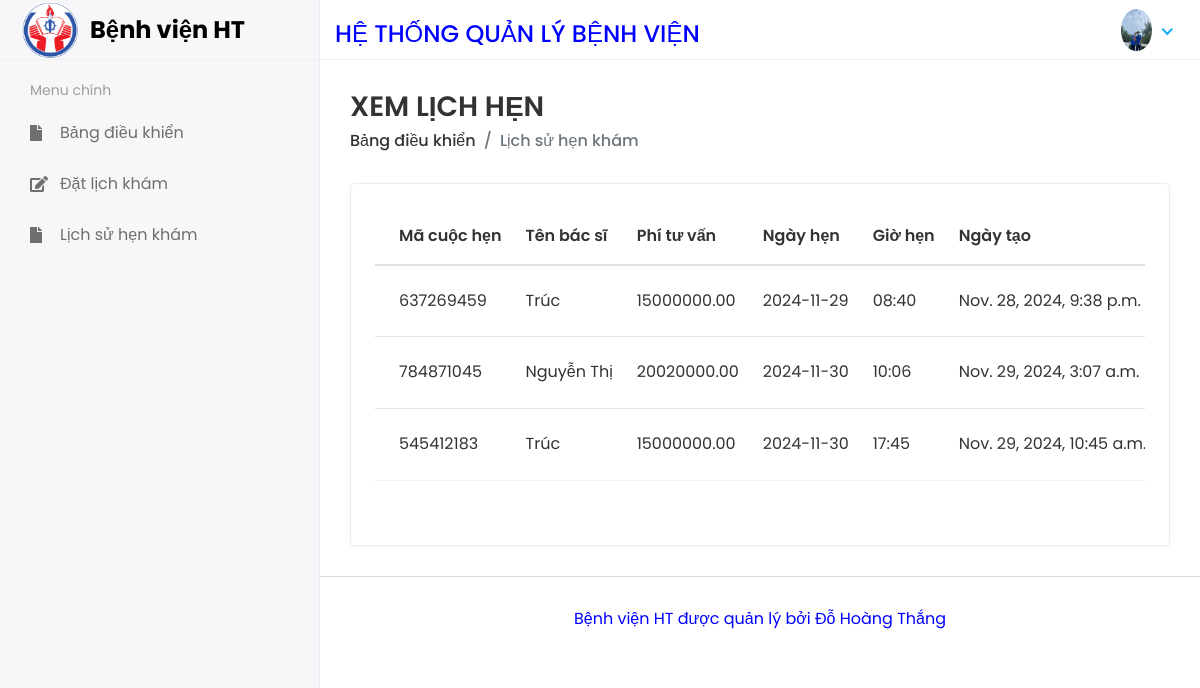
Page /ViewAppointmentHistory (signed in) on the committed database.
### hospital/models.py (models this page shows, shortened)
class CustomUser(AbstractUser):
    USER ={
        (1,'admin'),
        (2,'doc'),
    }
    user_type = models.CharField(choices=USER,max_length=50,default=1)
    profile_pic = models.ImageField(upload_to='media/profile_pic')

class Appointment(models.Model):
    appointmentnumber = models.IntegerField(default=0)
    spec_id = models.ForeignKey(Specialization, on_delete=models.CASCADE,default=0)
    pat_id = models.ForeignKey(PatientReg, on_delete=models.CASCADE,default=0)
    date_of_appointment = models.CharField(max_length=250)
    time_of_appointment = models.CharField(max_length=250)
    doctor_id = models.ForeignKey(DoctorReg, on_delete=models.CASCADE)
    additional_msg = models.TextField(blank=True)
    remark = models.CharField(max_length=250,default=0)
    status = models.CharField(default=0,max_length=200)
    created_at = models.DateTimeField(default=timezone.now)
    updated_at = models.DateTimeField(auto_now=True)

class DoctorReg(models.Model):
    admin = models.OneToOneField(CustomUser, on_delete=models.CASCADE, null=True, blank=True)
    fee = models.DecimalField(max_digits=10, decimal_places=2,default=0)
    mobilenumber = models.CharField(max_length=11)
    specialization_id = models.ForeignKey(Specialization, on_delete=models.CASCADE)
    regdate_at = models.DateTimeField(auto_now_add=True)
    updated_at = models.DateTimeField(auto_now=True)

### hospital_management/userviews.py (the view)
# urls.py: path('ViewAppointmentHistory', userviews.View_Appointment_History, name='view_appointment_history'),
def View_Appointment_History(request):
    pat_reg = request.user
    pat_admin = PatientReg.objects.get(admin=pat_reg)
    userapptdetails = Appointment.objects.filter(pat_id=pat_admin)
    context = {
        'vah':userapptdetails
    }
    return render(request, 'user/appointment-history.html', context)

### templates/user/appointment-history.html (shortened to what this page needs)
{% extends 'base.html' %} {% block content %}
<div class="content container-fluid">
  <div class="page-header">
    <div class="row align-items-center">
      <div class="col">
        <h3 class="page-title">XEM LỊCH HẸN</h3>
        <ul class="breadcrumb">
          <li class="breadcrumb-item">
            <a href="{% url 'userhome' %}">Bảng điều khiển</a>
          </li>
          <li class="breadcrumb-item active">Lịch sử hẹn khám</li>
        </ul>
      </div>
    </div>
  </div>
  <div class="row">
    <div class="col-sm-12">
      <div class="card card-table">
        <div class="card-body">
           {% if vah %}
          <div class="table-responsive">
            <table class="table table-hover table-center mb-0 datatable">
              <thead>
                <tr>
                  <th>Mã cuộc hẹn</th>
                  <th>Tên bác sĩ</th>
                  <th>Phí tư vấn</th>
                  <th>Ngày hẹn</th>
                  <th>Giờ hẹn</th>
                  <th>Ngày tạo</th>
                </tr>
              </thead>
              <tbody>
                {% for appointment in vah %}
                <tr>
                  <td>{{ appointment.appointmentnumber }}</td>
                  <td>{{ appointment.doctor_id.admin.first_name }}</td>
                  <td>{{ appointment.doctor_id.fee }}</td>
                  <td>{{ appointment.date_of_appointment }}</td>
                  <td>{{ appointment.time_of_appointment }}</td>
                  <td>{{ appointment.created_at }}</td>
                </tr>
                {% endfor %}
              </tbody>
            </table>
            {% else %}
            <p>Không có lịch sử cuộc hẹn.</p>
            {% endif %}
            <div
              class="pagination"
              style="
                padding-top: 20px;
                padding-bottom: 20px;
                text-align: center;
              "
            >
            </div>
          </div>
        </div>
      </div>
    </div>
  </div>
</div>
{% endblock %}

### templates/base.html (shortened to what this page needs)
<!DOCTYPE html>
<html lang="en">
  {% load static %}
  <head>
    <link
      rel="stylesheet"
      href="{% static 'assets/plugins/bootstrap/css/bootstrap.min.css'%}"
    />
    <link
      rel="stylesheet"
      href="{% static 'assets/plugins/fontawesome/css/fontawesome.min.css'%}"
    />
    <link
      rel="stylesheet"
      href="{% static 'assets/plugins/fontawesome/css/all.min.css'%}"
    />
    <link rel="stylesheet" href="{% static 'assets/css/style.css'%}" />
  </head>
  <body>
    <div class="main-wrapper">
      {% include 'includes/header.html' %} {% include 'includes/sidebar.html' %}
      <div class="page-wrapper">
        {% block content %} {% endblock %} {% include 'includes/footer.html' %}
      </div>
    </div>
  </body>
</html>

### templates/includes/header.html (shortened to what this page needs)
{% load static %} {% if user.user_type == '1' %}
<div class="header">
  <div class="header-left" style="padding-top: 20px; padding-bottom: 19px">
    <a href="{% url 'admin_home' %}">
      <img src="{% static 'assets/img/spkt.png'%}" width="60" height="60" />
    </a>
    <strong style="color: #000000; margin-left: 10px; font-size: 24px"
      >Bệnh viện HT</strong
    >
  </div>
  <div class="top-nav-search" style="padding-top: 20px; color: blue">
    <h4>HỆ THỐNG QUẢN LÝ BỆNH VIỆN</h4>
  </div>
  <a class="mobile_btn" id="mobile_btn">
    <i class="fas fa-bars"></i>
  </a>
  <ul class="nav user-menu">
    <li class="nav-item dropdown has-arrow">
      <a href="#" class="dropdown-toggle nav-link" data-toggle="dropdown">
        <span class="user-img"
          ><img class="rounded-circle" src="/{{user.profile_pic}}" width="31"
        /></span>
      </a>
      <div class="dropdown-menu">
        <div class="user-header">
          <div class="avatar avatar-sm">
            <img
              src="/{{user.profile_pic}}"
              alt="User Image"
              class="avatar-img rounded-circle"
            />
          </div>
          <div class="user-text">
            <h6>{{user.first_name}} {{user.last_name}}</h6>
            <p class="text-muted mb-0">Quản trị viên</p>
          </div>
        </div>
        <a class="dropdown-item" href="{% url 'profile' %}">Hồ sơ của tôi</a>
        <a class="dropdown-item" href="{% url 'change_password' %}">Cài đặt</a>
        <a class="dropdown-item" href="{% url 'logout' %}">Đăng xuất</a>
      </div>
    </li>
  </ul>
</div>
{% else %}
<div class="header">
  <div class="header-left" style="padding-top: 20px; padding-bottom: 19px">
    <a href="{% url 'doctor_home' %}">
      <img src="{% static 'assets/img/spkt.png'%}" width="60" height="60" />
    </a>
    <strong style="color: #000000; margin-left: 10px; font-size: 24px"
      >Bệnh viện HT</strong
    >
  </div>
  <div class="top-nav-search" style="padding-top: 20px; color: blue">
    <h4>HỆ THỐNG QUẢN LÝ BỆNH VIỆN</h4>
  </div>
  <ul class="nav user-menu">
    <li class="nav-item dropdown has-arrow">
      <a href="#" class="dropdown-toggle nav-link" data-toggle="dropdown">
        <span class="user-img"
          ><img
            class="rounded-circle"
            src="/{{user.profile_pic}}"
            width="31"
            alt="Ryan Taylor"
        /></span>
      </a>
    </li>
  </ul>
</div>
{% endif %}

### templates/includes/sidebar.html (shortened to what this page needs)
{% load static %} {% if user.user_type == '1' %}
<div class="sidebar" id="sidebar">
  <div class="sidebar-inner slimscroll">
    <div id="sidebar-menu" class="sidebar-menu">
      <ul>
        <li class="menu-title">
          <span>Menu chính</span>
        </li>
        <li>
          <a href="{% url 'admin_home' %}"
            ><i class="fas fa-file"></i> <span>Bảng điều khiển</span></a
          >
        </li>
        <li class="submenu">
          <a href="#"
            ><i class="fas fa-file"></i> <span>Chuyên khoa</span>
            <span class="menu-arrow"></span
          ></a>
          <ul>
            <li><a href="{% url 'add_specilizations' %}">Thêm</a></li>
            <li><a href="{% url 'manage_specilizations' %}">Quản lý</a></li>
          </ul>
        </li>
        <li>
          <a href="{% url 'viewdoctorlist' %}"
            ><i class="fas fa-users"></i> <span>Danh sách bác sĩ</span></a
          >
        </li>
        <li>
          <a href="{% url 'regusers' %}"
            ><i class="fa fa-file"></i> <span>Người dùng đã đăng ký</span></a
          >
        </li>
        <li>
          <a href="{% url 'search_doctor' %}"
            ><i class="fas fa-search"></i> <span>Tìm bác sĩ</span></a
          >
        </li>
        <li>
          <a href="{% url 'doctor_between_date_report' %}"
            ><i class="fa fa-file"></i> <span>Báo cáo đăng ký bác sĩ</span></a
          >
        </li>
        <li>
          <a href="{% url 'website_update' %}"
            ><i class="fas fa-cog"></i> <span>Trang Web</span></a
          >
        </li>
      </ul>
    </div>
  </div>
</div>
{% else %}
<div class="sidebar" id="sidebar">
  <div class="sidebar-inner slimscroll">
    <div id="sidebar-menu" class="sidebar-menu">
      <ul>
        <li class="menu-title">
          <span>Menu chính</span>
        </li>
        <li>
          <a href="{% url 'userhome' %}"
            ><i class="fa fa-file"></i> <span>Bảng điều khiển</span></a
          >
        </li>
        <li>
          <a href="{% url 'patientappointment' %}"
            ><i class="fas fa-edit"></i> <span>Đặt lịch khám</span></a
          >
        </li>
        <li>
          <a href="{% url 'view_appointment_history' %}"
            ><i class="fas fa-file"></i> <span>Lịch sử hẹn khám</span></a
          >
        </li>
      </ul>
    </div>
  </div>
</div>
{% endif %}

### templates/includes/footer.html
<footer>
  <p style="color: blue; text-align: center">
    Bệnh viện HT được quản lý bởi Đỗ Hoàng Thắng
  </p>
</footer>

### static/assets/css/style.css (style rules this page uses)
html { height: 100%; }
body { background-color: #fff; color: #333; font-family: "Poppins", sans-serif; font-size: 1rem; height: 100%; line-height: 1.5; overflow-x: hidden; }
h1, h2, h3, h4, h5, h6 { font-family: "Poppins", sans-serif; margin-top: 0; }
a { color: #009ce7; }
input, button, a { transition: all 0.4s ease; -moz-transition: all 0.4s ease; -o-transition: all 0.4s ease; -ms-transition: all 0.4s ease; -webkit-transition: all 0.4s ease; }
ul, ol { padding: 0px; list-style: none; }
.table { color: #333; max-width: 100%; margin-bottom: 0; width: 100%; }
.table thead tr th { font-weight: 600; }
.table tbody tr { border-bottom: 1px solid rgba(0, 0, 0, 0.05); }
.table.table-center td, .table.table-center th { vertical-align: middle; }
.card-table .card-body .table > thead > tr > th { border-top: 0; }
.card-table .card-body .table tr td:first-child, .card-table .card-body .table tr th:first-child { padding-left: 1.5rem; }
.card-table .table td, .card-table .table th { border-top: 1px solid #e2e5e8; padding: 1rem 0.75rem; white-space: nowrap; }
.card { border: 1px solid #ececf5; box-shadow: 0 1px 3px 0 rgba(0, 0, 0, 0.03); margin-bottom: 1.875rem; }
.card-body { padding: 1.5rem; }
.header { background-color: #fff; border-bottom: 1px solid #f3f3f4; left: 0; position: fixed; right: 0; top: 0; z-index: 1001; height: 60px; }
.header .header-left { float: left; height: 60px; padding: 0 20px; position: relative; width: 320px; z-index: 1; transition: all 0.2s ease-in-out; background-color: #f7f7fa; border-bottom: 1px solid #efefef; border-right: 1px solid #ececf5; display: flex; align-items: center; }
.header .dropdown-toggle:after { display: none; }
.header .has-arrow .dropdown-toggle:after { border-top: 0; border-left: 0; border-bottom: 2px solid #18aefa; border-right: 2px solid #18aefa; content: ""; height: 8px; display: inline-block; pointer-events: none; -webkit-transform-origin: 66% 66%; -ms-transform-origin: 66% 66%; transform-origin: 66% 66%; -webkit-transform: rotate(45deg); -ms-transform: rotate(45deg); transform: rotate(45deg); -webkit-transition: all 0.15s ease-in-out; transition: all 0.15s ease-in-out; width: 8px; vertical-align: 0px; }
.user-menu { float: right; margin: 0; position: relative; z-index: 99; padding-right: 15px; }
.user-menu.nav > li > a { color: #a0a0a0; font-size: 14px; line-height: 58px; padding: 0 15px; height: 60px; }
.user-img { margin-right: 3px; position: relative; }
.menu-title { color: #a3a3a3; display: block; font-size: 14px; margin-bottom: 5px; padding: 0 25px; }
.top-nav-search { float: left; margin-left: 15px; }
footer { padding: 1.875rem 1.875rem; border-top: 1px solid #ddd; }
footer p { margin: 0px; }
.sidebar { background-color: #f7f7fa; border-right: 1px solid #ececf5; bottom: 0; left: 0; margin-top: 0; position: fixed; top: 60px; transition: all 0.2s ease-in-out 0s; width: 320px; z-index: 1001; }
.sidebar-inner { height: 100%; min-height: 100%; transition: all 0.2s ease-in-out 0s; }
.sidebar-menu { padding: 15px; }
.sidebar-menu ul { font-size: 15px; list-style-type: none; margin: 0; padding: 0; position: relative; }
.sidebar-menu li a { color: #6f6f6f; display: block; font-size: 16px; height: auto; padding: 0 20px; }
.menu-title { color: #9e9e9e; display: flex; font-size: 14px; opacity: 1; padding: 5px 15px; white-space: nowrap; }
.sidebar .sidebar-menu > ul > li > a span { transition: all 0.2s ease-in-out 0s; display: inline-block; margin-left: 10px; white-space: nowrap; }
.sidebar-menu > ul > li { margin-bottom: 3px; position: relative; }
.sidebar-menu > ul > li:last-child { margin-bottom: 0; }
.sidebar-menu > ul > li > a { align-items: center; display: flex; justify-content: flex-start; padding: 12px 15px; position: relative; transition: all 0.2s ease-in-out 0s; }
.sidebar-menu ul li a i { display: inline-block; font-size: 16px; line-height: 24px; text-align: left; vertical-align: middle; width: 20px; transition: all 0.2s ease-in-out 0s; }
.main-wrapper { width: 100%; height: 100vh; min-height: 100vh; }
.page-wrapper { margin-left: 320px; padding-top: 60px; position: relative; transition: all 0.4s ease; }
.page-wrapper > .content { padding: 1.875rem 1.875rem 0; }
.page-header { margin-bottom: 1.875rem; }
.page-header .breadcrumb { background-color: transparent; color: #6c757d; font-size: 1rem; font-weight: 500; margin-bottom: 0; padding: 0; }
.page-header .breadcrumb a { color: #333; }
.page-title { font-size: 28px; font-weight: 600; color: #333; margin-bottom: 5px; }

### rows in the picture
CustomUser: profile_pic (picture)
Appointment: appointmentnumber "637269459", doctor_id.admin.first_name "Trúc", doctor_id.fee "15000000.00", date_of_appointment "2024-11-29", time_of_appointment "08:40", created_at "Nov. 28, 2024, 9:38 p.m."
Appointment: appointmentnumber "784871045", doctor_id.admin.first_name "Nguyễn Thị", doctor_id.fee "20020000.00", date_of_appointment "2024-11-30", time_of_appointment "10:06", created_at "Nov. 29, 2024, 3:07 a.m."
Appointment: appointmentnumber "545412183", doctor_id.admin.first_name "Trúc", doctor_id.fee "15000000.00", date_of_appointment "2024-11-30", time_of_appointment "17:45", created_at "Nov. 29, 2024, 10:45 a.m."
